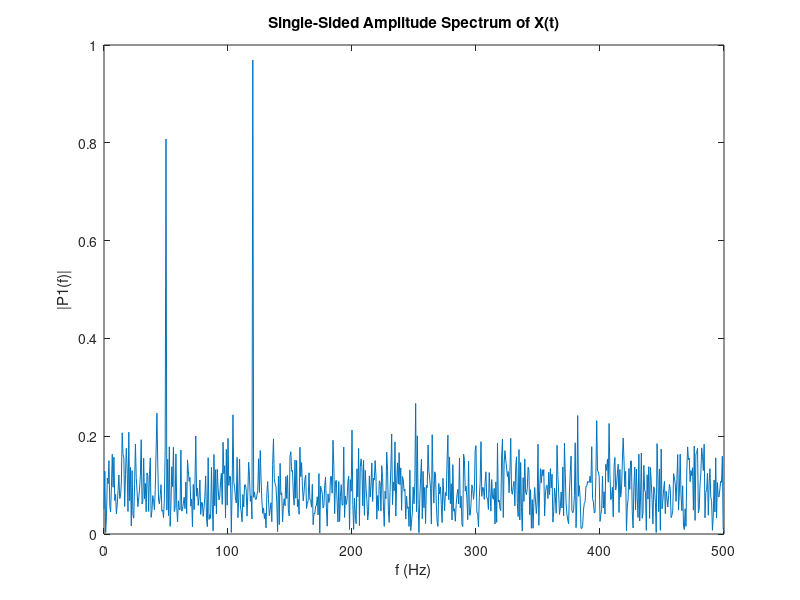

Here is the MATLAB script that generated this plot:
function test121

clear
clc

% Fs = 100;           % Sampling frequency
% t = -0.5:1/Fs:0.5;  % Time vector 
% L = length(t);      % Signal length
% 
% X = 1/(4*sqrt(2*pi*0.01))*(exp(-t.^2/(2*0.01)));
% 
% plot(t,X)
% title('Gaussian Pulse in Time Domain')
% xlabel('Time (t)')
% ylabel('X(t)')
% 
% n = 2^nextpow2(L);
% 
% n'
% 
% Y = fft(X,n);
% 
% f = Fs*(0:(n/2))/n;
% P = abs(Y/n);
% 
% plot(f,P(1:n/2+1)) 
% title('Gaussian Pulse in Frequency Domain')
% xlabel('Frequency (f)')
% ylabel('|P(f)|')

%=============================================================





Fs = 1000;            % Sampling frequency                    
T = 1/Fs;             % Sampling period       
L = 1500;             % Length of signal
t = (0:L-1)*T;        % Time vector

% size(t)
% 
% return

% f = Fs*(0:(L/2))/L;
% f'
% % size(f)
% % L/2
% % test=0:(L/2)*Fs/L;
% % test'
% return

S = 0.7*sin(2*pi*50*t) + sin(2*pi*120*t);

X = S + 2*randn(size(t));

plot(1000*t(1:50),X(1:50))
title('Signal Corrupted with Zero-Mean Random Noise')
xlabel('t (milliseconds)')
ylabel('X(t)')


Y = fft(X);

size(X)

P2 = abs(Y/L);
P1 = P2(1:L/2+1);


% size(P2)
% L/2+1
% 
% return

% take=1:L/2+1;
% take'
% L/2+1
% return


P1(2:end-1) = 2*P1(2:end-1);

f = Fs*(0:(L/2))/L;


f'

plot(f,P1) 
title('Single-Sided Amplitude Spectrum of X(t)')
xlabel('f (Hz)')
ylabel('|P1(f)|')


end